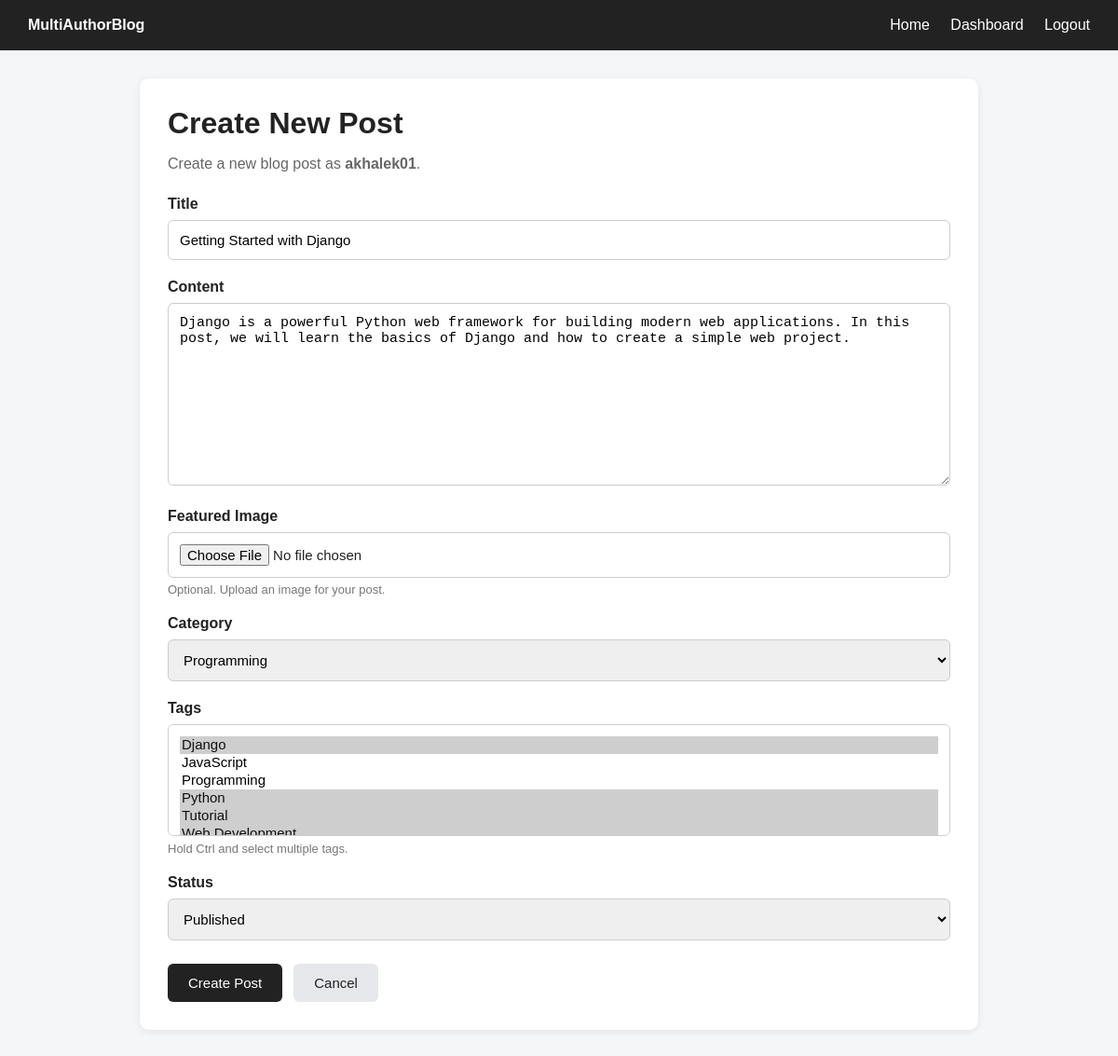
Screenshot of /dashboard/post/1/edit/ (signed in) with the database file from the repository.
### blog/models.py (models this page shows, shortened)
class Post(models.Model):
    class Status(models.TextChoices):
        DRAFT = "draft", "Draft"
        PUBLISHED = "published", "Published"
    title = models.CharField(max_length=200)
    slug = models.SlugField(
        max_length=220,
        unique=True,
        blank=True
    )
    content = models.TextField()
    featured_image = models.ImageField(
        upload_to="posts/",
        blank=True,
        null=True
    )
    category = models.ForeignKey(
        Category,
        on_delete=models.CASCADE,
        related_name="posts"
    )
    tags = models.ManyToManyField(
        Tag,
        blank=True,
        related_name="posts"
    )
    author = models.ForeignKey(
        User,
        on_delete=models.CASCADE,
        related_name="posts"
    )
    status = models.CharField(
        max_length=20,
        choices=Status.choices,
        default=Status.DRAFT
    )
    view_count = models.PositiveIntegerField(default=0)
    created_at = models.DateTimeField(auto_now_add=True)
    updated_at = models.DateTimeField(auto_now=True)
    class Meta:
        ordering = ["-created_at"]

### blog/views.py (the view)
@login_required
def edit_post(request, post_id):
    profile = get_object_or_404(
        AuthorProfile,
        user=request.user,
        is_author=True
    )
    post = get_object_or_404(
        Post,
        id=post_id,
        author=request.user
    )
    if request.method == "POST":
        form = PostForm(
            request.POST,
            request.FILES,
            instance=post
        )
        if form.is_valid():
            form.save()
            return redirect("author_dashboard")
    else:
        form = PostForm(instance=post)
    context = {
        "form": form,
        "profile": profile,
        "post": post,
        "edit_mode": True,
    }
    return render(
        request,
        "blog/post_form.html",
        context
    )

### blog/models.py (called while the page is built)
    def __str__(self):
        return self.name

    def __str__(self):
        return self.name

### blog/templates/blog/post_form.html (shortened to what this page needs)
<!DOCTYPE html>
<html lang="en">
<head>
</head>
<body>
    <div class="navbar">
        <div>
            <strong>MultiAuthorBlog</strong>
        </div>
        <div>
            <a href="{% url 'home' %}">Home</a>
            <a href="{% url 'author_dashboard' %}">Dashboard</a>
            <a href="{% url 'logout' %}">Logout</a>
        </div>
    </div>
    <div class="container">
        <div class="form-card">
            <h1>Create New Post</h1>
            <p>
                Create a new blog post as
                <strong>{{ request.user.username }}</strong>.
            </p>
            <form method="post" enctype="multipart/form-data">
                <div class="form-group">
                    <label for="{{ form.title.id_for_label }}">
                        Title
                    </label>
                    {{ form.title }}
                </div>
                <div class="form-group">
                    <label for="{{ form.content.id_for_label }}">
                        Content
                    </label>
                    {{ form.content }}
                </div>
                <div class="form-group">
                    <label for="{{ form.featured_image.id_for_label }}">
                        Featured Image
                    </label>
                    {{ form.featured_image }}
                    <div class="help-text">
                        Optional. Upload an image for your post.
                    </div>
                </div>
                <div class="form-group">
                    <label for="{{ form.category.id_for_label }}">
                        Category
                    </label>
                    {{ form.category }}
                </div>
                <div class="form-group">
                    <label for="{{ form.tags.id_for_label }}">
                        Tags
                    </label>
                    {{ form.tags }}
                    <div class="help-text">
                        Hold Ctrl and select multiple tags.
                    </div>
                </div>
                <div class="form-group">
                    <label for="{{ form.status.id_for_label }}">
                        Status
                    </label>
                    {{ form.status }}
                </div>
                <div class="buttons">
                    <button
                        type="submit"
                        class="btn btn-primary">
                        Create Post
                    </button>
                    <a
                        href="{% url 'author_dashboard' %}"
                        class="btn btn-secondary">
                        Cancel
                    </a>
                </div>
            </form>
        </div>
    </div>
</body>
</html>

### blog/templates/blog/post_form.html (style rules this page uses)
body { font-family: Arial, sans-serif; margin: 0; background: #f4f6f8; color: #222; }
.navbar { background: #222; color: white; padding: 18px 30px; display: flex; justify-content: space-between; align-items: center; }
.navbar a { color: white; text-decoration: none; margin-left: 18px; }
.container { max-width: 900px; margin: 30px auto; padding: 0 20px; }
.form-card { background: white; padding: 30px; border-radius: 10px; box-shadow: 0 2px 8px rgba(0,0,0,0.08); }
.form-card h1 { margin-top: 0; margin-bottom: 10px; }
.form-card p { color: #666; margin-bottom: 25px; }
.form-group { margin-bottom: 20px; }
label { display: block; font-weight: bold; margin-bottom: 8px; }
input[type="text"], input[type="file"], textarea, select { width: 100%; padding: 12px; border: 1px solid #ccc; border-radius: 6px; box-sizing: border-box; font-size: 15px; }
textarea { resize: vertical; }
select[multiple] { min-height: 120px; }
.help-text { color: #777; font-size: 13px; margin-top: 5px; }
.buttons { display: flex; gap: 12px; margin-top: 25px; }
.btn { display: inline-block; padding: 12px 22px; border: none; border-radius: 6px; text-decoration: none; font-size: 15px; cursor: pointer; }
.btn-primary { background: #222; color: white; }
.btn-secondary { background: #e5e7eb; color: #222; }

### rows the page displays
Post: title "Getting Started with Django", content "Django is a powerful Python web framework for building modern web applications. In this post, we will learn the basics of Django and how to create a simple web project.", category "Programming", status "Published"

### other values shown
{{ request.user.username }} "akhalek01"
